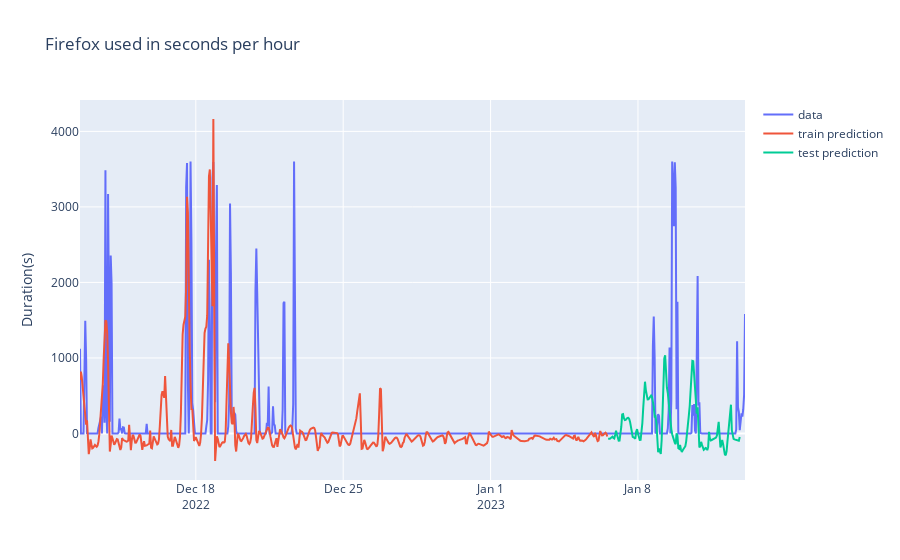

Source (notebook cell):
### Code cell
model, history = train_model(X_train, y_train)
train_pred = scaler.inverse_transform(model.predict(X_train, verbose=0))
test_pred = scaler.inverse_transform(model.predict(X_test, verbose=0))
layout = go.Layout(
    title='Firefox used in seconds per hour',
#     xaxis={'title':'Date'},
    yaxis={'title':'Duration(s)'}
)
temp = df_1.groupby(pd.Grouper(key='Start', freq='H'))['Time_diff_sec'].sum().reset_index()
fig = go.Figure([
    go.Scatter(x=temp['Start'], y=temp['Time_diff_sec'].values, name='data'),
    go.Scatter(x=temp['Start'].iloc[:train_size], y=train_pred[:,0], name='train prediction'),
    go.Scatter(x=temp['Start'].iloc[train_size:], y=test_pred[:,0], name='test prediction')
], layout=layout)
fig.show()

### Figure 1 — Plotly figure (JSON) as saved in the notebook; plotly's stock layout.template omitted (floating-point values rounded to 4 significant figures; data arrays with more than 128 entries replaced by an {"elided": "..."} marker saying what was removed)
{"data": [{"name": "data", "type": "scatter", "x": {"elided": "759 str values"}, "y": {"elided": "759 float values"}}, {"name": "train prediction", "type": "scatter", "x": {"elided": "602 str values"}, "y": {"elided": "602 float values"}}, {"name": "test prediction", "type": "scatter", "x": {"elided": "157 str values"}, "y": {"elided": "151 float values"}}], "layout": {"title": {"text": "Firefox used in seconds per hour"}, "yaxis": {"title": {"text": "Duration(s)"}}}}
